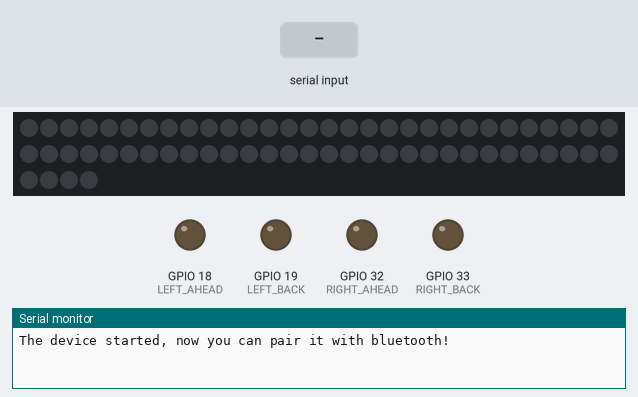
This sketch was run on a simulated ESP32. Parts: 64 RGB LEDs in strip order, left to right, continuing on the next row, output pins drawn as LEDs (lit = HIGH), the last lines printed to the serial monitor. The test bench sets the inputs (shaded band). Dim RGB values are drawn brighter than linear; nothing arrives over Bluetooth unless stated; pins used as bus, display or sensor lines are not drawn.

Above: at 1.2 s.
1.3 s: "W" received over the second serial link
At 2.1 s:
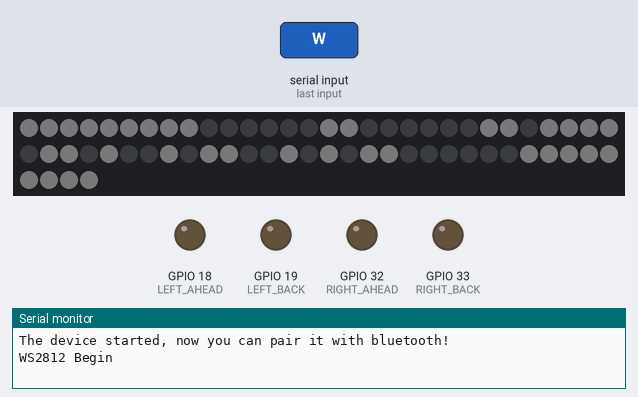
2.8 s: "C" received over the second serial link
At 3.2 s:
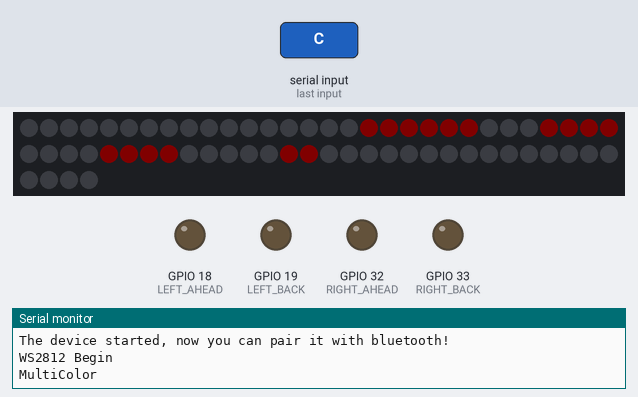
4.3 s: "1" received over the second serial link
At 5.5 s:
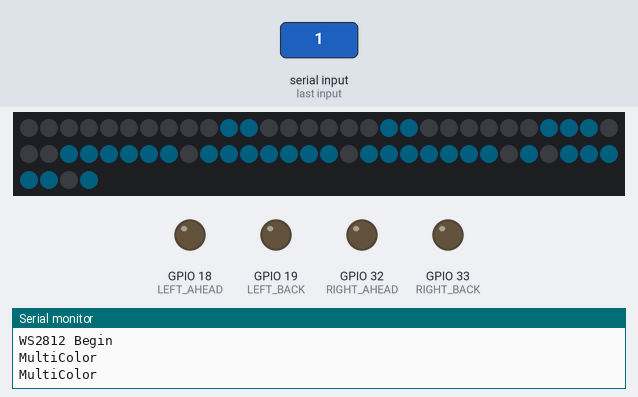
5.8 s: "A" received over the second serial link
At 6.6 s:
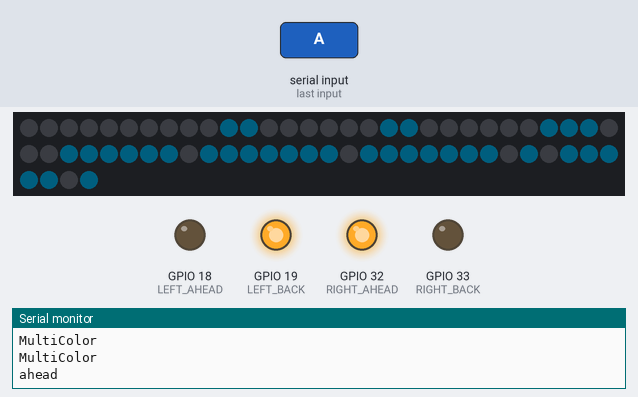
7.3 s: "L" received over the second serial link
At 7.8 s:
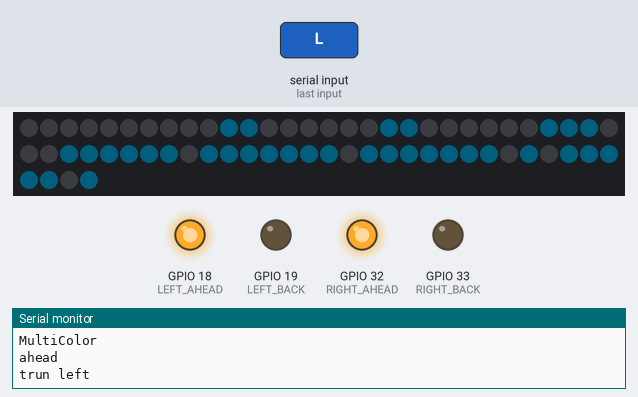
8.8 s: "R" received over the second serial link
At 10.2 s:
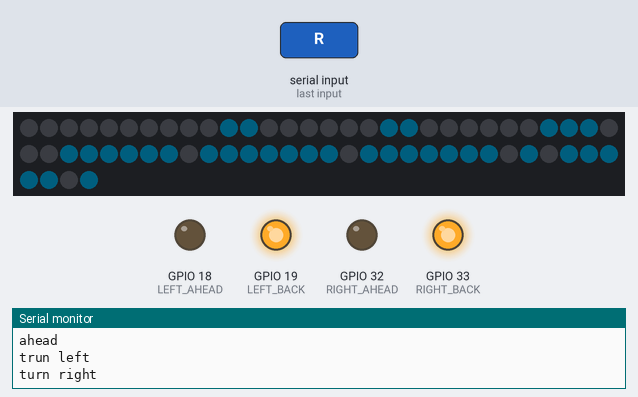
Timing chart, 0 to 11.3 s (numbered marks = the images above; inputs shaded):
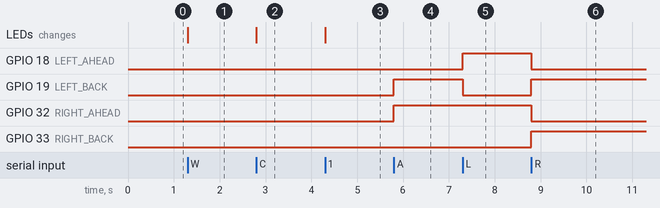

The sketch:

cocube_bluetooth.ino
```cpp
// 时间：2022年4月28日
// 作者：梁帅
// 程序：CoCube蓝牙遥控程序
// 功能：前后左右移动、WS2812显示、IP5306唤醒

#include <Arduino.h>
#include "BluetoothSerial.h"

//esp32的计时器，用于唤醒IP5306
#include <Ticker.h>;
Ticker tickerkey; //声明Ticker对象

//WS2812灯板库
#include <Adafruit_NeoPixel.h>
#ifdef __AVR__
  #include <avr/power.h>
#endif

#if !defined(CONFIG_BT_ENABLED) || !defined(CONFIG_BLUEDROID_ENABLED)
#error Bluetooth is not enabled! Please run `make menuconfig` to and enable it
#endif

#define EC_L 25
#define EC_R 17

#define LEFT_AHEAD 18
#define LEFT_BACK 19
#define RIGHT_AHEAD 32
#define RIGHT_BACK 33
#define KEY 23

#define WS2812PIN 16

Adafruit_NeoPixel strip = Adafruit_NeoPixel(64, WS2812PIN, NEO_GRB + NEO_KHZ800);

//0428 新增 Apriltag图案
char matrix_0[] = "1111111110000001100000011011110110100101100101011000000111111111";
//Aruco ID = 1
char aruco1[] = "1111111110000001100000011011110110100101100101011000000111111111";
//Bilibili
char bilibili[] = "0100001000100100011111101000000110100101101001011000000101111110";
//点赞
char dianzan[] = "0000000000110000001100000011100011111101111111011111110101111101";
//投币
char toubi[] = "0111111011000011111001111100001110100101101001011110011101111110";
//转发
char zhuanfa[] = "0001000000110000011111001111111001111111001100110001000100000000";


int matrix_color[8][8][3] =
  {{{0, 0, 0}, {0, 0, 0}, {0, 0, 0}, {0, 0, 0}, {0, 0, 0}, {0, 0, 0}, {0, 0, 0}, {0, 0, 0}},
  {{0, 0, 0}, {0, 0, 0}, {0, 0, 0}, {0, 0, 0}, {0, 0, 0}, {0, 0, 0}, {0, 0, 0}, {0, 0, 0}},
  {{0, 0, 0}, {6, 30, 216}, {6, 30, 216}, {6, 30, 216}, {6, 30, 216}, {6, 30, 216}, {6, 30, 216}, {0, 0, 0}},
  {{0, 0, 0}, {0, 0, 0}, {6, 30, 216}, {6, 30, 216}, {6, 30, 216}, {6, 30, 216}, {0, 0, 0}, {0, 0, 0}},
  {{0, 0, 0}, {0, 0, 0}, {6, 30, 216}, {6, 30, 216}, {6, 30, 216}, {6, 30, 216}, {0, 0, 0}, {0, 0, 0}},
  {{0, 0, 0}, {0, 0, 0}, {0, 0, 0}, {6, 30, 216}, {6, 30, 216}, {0, 0, 0}, {0, 0, 0}, {0, 0, 0}},
  {{0, 0, 0}, {0, 0, 0}, {0, 0, 0}, {0, 0, 0}, {0, 0, 0}, {0, 0, 0}, {0, 0, 0}, {0, 0, 0}},
  {{0, 0, 0}, {0, 0, 0}, {0, 0, 0}, {0, 0, 0}, {0, 0, 0}, {0, 0, 0}, {0, 0, 0}, {0, 0, 0}}};

// 收藏
int shoucang[8][8][3] =
{{{0, 0, 0}, {0, 0, 0}, {0, 0, 0}, {0, 0, 0}, {0, 0, 0}, {0, 0, 0}, {0, 0, 0}, {0, 0, 0}},
{{0, 0, 0}, {0, 0, 0}, {0, 0, 0}, {219, 150, 18}, {219, 150, 18}, {0, 0, 0}, {0, 0, 0}, {0, 0, 0}},
{{0, 0, 0}, {0, 0, 0}, {110, 75, 9}, {219, 150, 18}, {219, 150, 18}, {110, 75, 9}, {0, 0, 0}, {0, 0, 0}},
{{110, 74, 9}, {219, 150, 18}, {219, 150, 18}, {219, 150, 18}, {219, 150, 18}, {219, 150, 18}, {219, 150, 18}, {162, 107, 9}},
{{0, 0, 0}, {164, 112, 14}, {219, 150, 18}, {219, 150, 18}, {219, 150, 18}, {219, 150, 18}, {218, 148, 17}, {0, 0, 0}},
{{0, 0, 0}, {0, 0, 0}, {219, 150, 18}, {219, 150, 18}, {219, 150, 18}, {219, 150, 18}, {0, 0, 0}, {0, 0, 0}},
{{0, 0, 0}, {0, 0, 0}, {219, 150, 18}, {219, 150, 18}, {219, 150, 18}, {219, 150, 18}, {0, 0, 0}, {0, 0, 0}},
{{0, 0, 0}, {0, 0, 0}, {219, 150, 18}, {0, 0, 0}, {0, 0, 0}, {219, 150, 18}, {0, 0, 0}, {0, 0, 0}}};


char incomingByte = 'P';
BluetoothSerial SerialBT;

//中断，每隔9s把IP5310的Key拉高一次，保证正常供电。
void flash() //中断处理函数
{
  digitalWrite(KEY, HIGH);
  delayMicroseconds(100000);//Key电平保持需要在60ms-2s内，设置为70ms
  digitalWrite(KEY, LOW);
}

void setup() {
  Serial.begin(9600);
  SerialBT.begin("ESP32test3"); //Bluetooth device name
  Serial.println("The device started, now you can pair it with bluetooth!");
  pinMode(KEY,OUTPUT);
  pinMode(LEFT_AHEAD,OUTPUT);
  pinMode(LEFT_BACK,OUTPUT);
  pinMode(RIGHT_AHEAD,OUTPUT);
  pinMode(RIGHT_BACK,OUTPUT);
  digitalWrite(LEFT_AHEAD,LOW);
  digitalWrite(LEFT_BACK,LOW);
  digitalWrite(RIGHT_AHEAD,LOW);
  digitalWrite(RIGHT_BACK,LOW);
//  pinMode(EC_L,INPUT);
//  pinMode(EC_R,INPUT);


  tickerkey.attach(9, flash);   //每9秒调用flash

  //WS2812灯板部分
  // This is for Trinket 5V 16MHz, you can remove these three lines if you are not using a Trinket
  #if defined (__AVR_ATtiny85__)
    if (F_CPU == 16000000) clock_prescale_set(clock_div_1);
  #endif
  // End of trinket special code
  strip.begin();
  strip.setBrightness(5);
  strip.show(); // Initialize all pixels to 'off'
}


void loop() {
//  Serial.println(digitalRead(EC_L));
//  Serial.println(digitalRead(EC_R));
//  Serial.println("");

  if (Serial.available()) {
    SerialBT.write(Serial.read());
     incomingByte = Serial.read();
     Serial.println(incomingByte);
  }
  if (SerialBT.available()) {
    incomingByte = SerialBT.read();
    //Serial.write(SerialBT.read());
 if(incomingByte == 'P') {Serial.println("park"); park();}
 else if(incomingByte == 'A') {Serial.println("ahead"); ahead();}
 else if(incomingByte =='L') {Serial.println("trun left"); turnLeft();}
 else if(incomingByte =='R') {Serial.println("turn right"); turnRight();}
 else if(incomingByte =='B') {Serial.println("go back"); back();}
 else if(incomingByte =='W') {Serial.println("WS2812 Begin"); colorWipe(aruco1, strip.Color(100,100,100), 1);}
 else if(incomingByte =='S') {Serial.println("WS2812 Stop"); strip.clear();strip.show();}
 else if(incomingByte =='O') {Serial.println("Power Off"); powerOff();}
 else if(incomingByte =='C') {Serial.println("MultiColor"); multiColor(matrix_color);}
 //点赞、投币、收藏、转发、小电视
  else if(incomingByte =='1') {Serial.println("MultiColor"); colorWipe(dianzan, strip.Color(42, 149, 208), 1);}
  else if(incomingByte =='2') {Serial.println("MultiColor"); colorWipe(toubi, strip.Color(42, 149, 208), 1);}
  else if(incomingByte =='3') {Serial.println("MultiColor"); multiColor(shoucang);}
  else if(incomingByte =='4') {Serial.println("MultiColor"); colorWipe(zhuanfa, strip.Color(42, 149, 208), 1);}
  else if(incomingByte =='5') {Serial.println("MultiColor"); colorWipe(bilibili, strip.Color(42, 149, 208), 1);}
  else if(incomingByte =='6') {Serial.println("MultiColor"); colorWipe(bilibili, 0xcc0000, 1);}
  delay(20);}
}

void park(){
  digitalWrite(LEFT_AHEAD,LOW);
  digitalWrite(LEFT_BACK,LOW);
  digitalWrite(RIGHT_AHEAD,LOW);
  digitalWrite(RIGHT_BACK,LOW);
}

void ahead(){
  digitalWrite(LEFT_AHEAD,LOW);
  digitalWrite(LEFT_BACK,HIGH);
  digitalWrite(RIGHT_AHEAD,HIGH);
  digitalWrite(RIGHT_BACK,LOW);
  }

void turnLeft(){
  digitalWrite(LEFT_AHEAD,HIGH);
  digitalWrite(LEFT_BACK,LOW);
  digitalWrite(RIGHT_AHEAD,HIGH);
  digitalWrite(RIGHT_BACK,LOW);
  }

void turnRight(){
  digitalWrite(LEFT_AHEAD,LOW);
  digitalWrite(LEFT_BACK,HIGH);
  digitalWrite(RIGHT_AHEAD,LOW);
  digitalWrite(RIGHT_BACK,HIGH);
  }

void back(){
  digitalWrite(LEFT_AHEAD,HIGH);
  digitalWrite(LEFT_BACK,LOW);
  digitalWrite(RIGHT_AHEAD,LOW);
  digitalWrite(RIGHT_BACK,HIGH);
  }

//void colorWipe(uint32_t color, int wait) {
//  for(int i=0; i<strip.numPixels(); i++) { // For each pixel in strip...
//    strip.setPixelColor(i, color);         //  Set pixel's color (in RAM)
//                              //  Update strip to match
//    //delay(wait);                           //  Pause for a moment
//  }
//  strip.show();
//}


void colorWipe(char matrix[64], uint32_t color, int wait) {
  for(int i=0; i<strip.numPixels(); i++) { // For each pixel in strip...
    if (matrix[i] == '1')
    {
      strip.setPixelColor(i, color);         //  Set pixel's color (in RAM)
    }
    else {
      strip.setPixelColor(i, strip.Color(0,0,0));
    }
  }
  strip.show();
}


// 让灯板显示彩色。注意两点：CV2中是BGR，要转为Arduino中的RGB；WS2812灯板硬件左右反向，需要调整。
void multiColor(int color[8][8][3]){
  for(int i = 0; i <8 ; i++ ){
    for(int j = 0; j < 8; j++){
      strip.setPixelColor(i*8+j, strip.Color(color[i][7-j][2],color[i][7-j][1],color[i][7-j][0]));
    }
  }
  strip.show();
}

//强制关机
void powerOff(){
  digitalWrite(KEY, HIGH);
  delay(3000);
}
```

Measured:
- after the input at 1.3 s, the LEDs: change at once (image 1)
- after the input at 2.8 s, the LEDs: change at once (image 2)
- after the input at 4.3 s, the LEDs: change at once (image 3)
- after the input at 5.8 s, GPIO 19 (LEFT_BACK), GPIO 32 (RIGHT_AHEAD): LOW → HIGH at once
- after the input at 7.3 s, GPIO 18 (LEFT_AHEAD): LOW → HIGH at once; GPIO 19 (LEFT_BACK): HIGH → LOW at once
- after the input at 8.8 s, GPIO 18 (LEFT_AHEAD), GPIO 32 (RIGHT_AHEAD): HIGH → LOW at once; GPIO 19 (LEFT_BACK), GPIO 33 (RIGHT_BACK): LOW → HIGH at once
